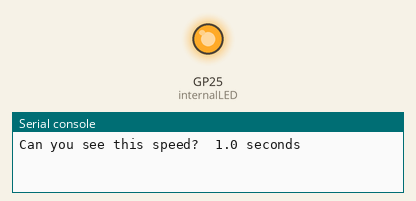
Recording of a program running on a simulated Raspberry Pi Pico running MicroPython. Shown: output pins drawn as LEDs (lit = HIGH), the last lines printed to the serial console.

Above: at 0.1 s.
At 39.5 s:
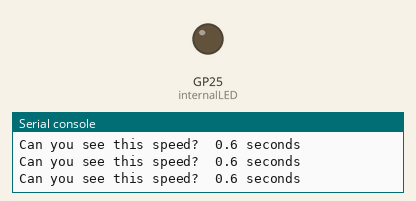
Timing chart, 0 to 40.0 s (numbered marks = the images above):
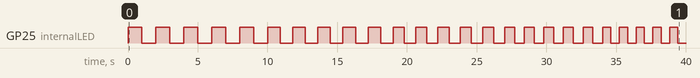

Measured:
- by itself, GP25 (internalLED): goes 10 × (HIGH 1.0 s, LOW 1.0 s), 10 × (HIGH 0.80 s, LOW 0.80 s), 4 × (HIGH 0.60 s, LOW 0.60 s), HIGH 0.60 s, then LOW

The program:

How_Fast_Internal_LED.py
```python
# This program loops through a list of sleep times to see how
# fast I can blink the internal LED on a Pico W and still see
# it blink
# January 2023
# Lori Pfahler

# import needed modules/functions
import machine
# utime and time are the same - the time library just points to utime library
from utime import sleep

# setup internal LED as an output
# regular pico use GP25; on Pico W use 'LED'
# for regular pico use: internalLED = machine.Pin(25, machine.Pin.OUT
internalLED = machine.Pin('LED', machine.Pin.OUT)

# create a list of sleep durations to test my eyes
myList = [1.0, 0.90, 0.80, 0.70, 0.60, 0.50, 0.40, 0.30,0.20, 0.10,
          0.05, 0.04, 0.03, 0.02, 0.019, 0.018, 0.017, 0.016, 0.015,
          0.014, 0.013, 0.012, 0.011, 0.010]

while True:
    for num in myList:
    # loop over numbers on myList
        if num >= 0.5:
            # blink 5 times for longer sleep times
            for nBlinks in range(0, 10):
                print('Can you see this speed? ', num, 'seconds')
                internalLED.toggle()
                sleep(num)
        elif num >= 0.1 and num < 0.5:
            # blink 10 times for medium length sleep times
            for nBlinks in range(0, 20):
                print('Can you see this speed? ', num, 'seconds')
                internalLED.toggle()
                sleep(num)
        else:
            # blink 50 times for short sleep times
            for nBlinks in range(0, 100):
                print('Can you see this speed? ', num, 'seconds')
                internalLED.toggle()
                sleep(num)
```
